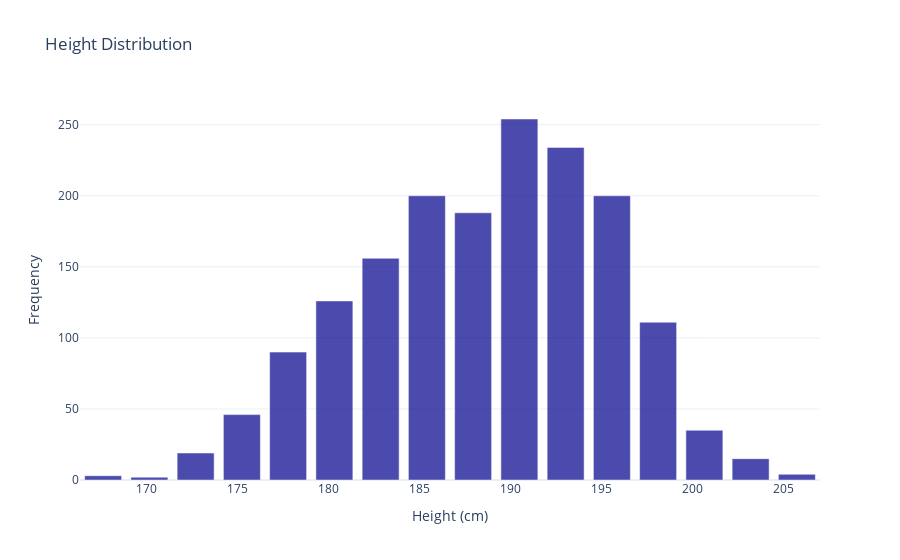

This figure's notebook cell:
### Markdown cell above
接下来我们进行可视化分析

### Code cell
# 创建直方图统计身高每一厘米的频率
height_counts = players_data['height'].value_counts().sort_index().reset_index()
height_counts.columns = ['Height (cm)', 'Frequency']

fig = px.bar(height_counts, x='Height (cm)', y='Frequency', title='Height Distribution')
fig.update_layout(
    xaxis_title='Height (cm)',
    yaxis_title='Frequency',
    template='plotly_white'  # 使用明亮的主题
)

# 添加动画效果
fig.update_traces(marker_color='darkblue', opacity=0.7)
fig.update_layout(transition_duration=500)  # 设置动画持续时间

fig.show()

### Figure 1 — Plotly figure (JSON) as saved in the notebook; plotly's stock layout.template omitted (floating-point values rounded to 4 significant figures)
{"data": [{"alignmentgroup": "True", "hovertemplate": "Height (cm)=%{x}<br>Frequency=%{y}<extra></extra>", "legendgroup": "", "marker": {"color": "darkblue", "pattern": {"shape": ""}}, "name": "", "offsetgroup": "", "opacity": 0.7, "orientation": "v", "showlegend": false, "textposition": "auto", "type": "bar", "x": [167.6, 170.2, 172.7, 175.3, 177.8, 180.3, 182.9, 185.4, 188.0, 190.5, 193.0, 195.6, 198.1, 200.7, 203.2, 205.7], "xaxis": "x", "y": [3, 2, 19, 46, 90, 126, 156, 200, 188, 254, 234, 200, 111, 35, 15, 4], "yaxis": "y"}], "layout": {"barmode": "relative", "legend": {"tracegroupgap": 0}, "title": {"text": "Height Distribution"}, "transition": {"duration": 500}, "xaxis": {"anchor": "y", "domain": [0, 1], "title": {"text": "Height (cm)"}}, "yaxis": {"anchor": "x", "domain": [0, 1], "title": {"text": "Frequency"}}}}
